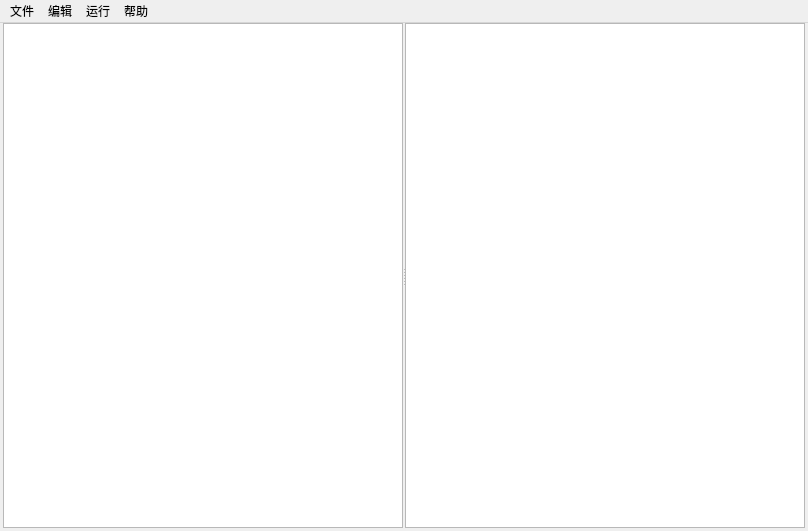
<?xml version="1.0" encoding="UTF-8"?>
<ui version="4.0">
 <class>MainWindow</class>
 <widget class="QMainWindow" name="MainWindow">
  <property name="geometry">
   <rect>
    <x>0</x>
    <y>0</y>
    <width>808</width>
    <height>531</height>
   </rect>
  </property>
  <property name="contextMenuPolicy">
   <enum>Qt::CustomContextMenu</enum>
  </property>
  <property name="windowTitle">
   <string>TaskJ</string>
  </property>
  <property name="windowIcon">
   <iconset>
    <normaloff>resources/images/logo.svg</normaloff>resources/images/logo.svg</iconset>
  </property>
  <widget class="QWidget" name="centralwidget">
   <layout class="QHBoxLayout" name="horizontalLayout_2">
    <property name="leftMargin">
     <number>3</number>
    </property>
    <property name="topMargin">
     <number>0</number>
    </property>
    <property name="rightMargin">
     <number>3</number>
    </property>
    <property name="bottomMargin">
     <number>3</number>
    </property>
    <item>
     <layout class="QVBoxLayout" name="verticalLayout_5">
      <item>
       <widget class="QSplitter" name="splitter">
        <property name="sizePolicy">
         <sizepolicy hsizetype="Preferred" vsizetype="Preferred">
          <horstretch>0</horstretch>
          <verstretch>0</verstretch>
         </sizepolicy>
        </property>
        <property name="minimumSize">
         <size>
          <width>800</width>
          <height>500</height>
         </size>
        </property>
        <property name="baseSize">
         <size>
          <width>0</width>
          <height>0</height>
         </size>
        </property>
        <property name="contextMenuPolicy">
         <enum>Qt::DefaultContextMenu</enum>
        </property>
        <property name="acceptDrops">
         <bool>false</bool>
        </property>
        <property name="inputMethodHints">
         <set>Qt::ImhNone</set>
        </property>
        <property name="midLineWidth">
         <number>0</number>
        </property>
        <property name="orientation">
         <enum>Qt::Horizontal</enum>
        </property>
        <property name="opaqueResize">
         <bool>true</bool>
        </property>
        <property name="handleWidth">
         <number>2</number>
        </property>
        <property name="childrenCollapsible">
         <bool>false</bool>
        </property>
        <widget class="QTableWidget" name="taskList">
         <property name="sizePolicy">
          <sizepolicy hsizetype="Preferred" vsizetype="Preferred">
           <horstretch>0</horstretch>
           <verstretch>0</verstretch>
          </sizepolicy>
         </property>
         <property name="minimumSize">
          <size>
           <width>150</width>
           <height>0</height>
          </size>
         </property>
         <property name="sizeIncrement">
          <size>
           <width>0</width>
           <height>0</height>
          </size>
         </property>
         <property name="baseSize">
          <size>
           <width>0</width>
           <height>0</height>
          </size>
         </property>
         <property name="contextMenuPolicy">
          <enum>Qt::CustomContextMenu</enum>
         </property>
         <property name="styleSheet">
          <string notr="true"/>
         </property>
         <property name="inputMethodHints">
          <set>Qt::ImhNone</set>
         </property>
         <property name="sizeAdjustPolicy">
          <enum>QAbstractScrollArea::AdjustIgnored</enum>
         </property>
         <property name="autoScrollMargin">
          <number>10</number>
         </property>
         <property name="editTriggers">
          <set>QAbstractItemView::NoEditTriggers</set>
         </property>
         <property name="selectionMode">
          <enum>QAbstractItemView::SingleSelection</enum>
         </property>
         <property name="selectionBehavior">
          <enum>QAbstractItemView::SelectRows</enum>
         </property>
         <property name="gridStyle">
          <enum>Qt::NoPen</enum>
         </property>
         <property name="rowCount">
          <number>0</number>
         </property>
         <property name="columnCount">
          <number>2</number>
         </property>
         <attribute name="horizontalHeaderVisible">
          <bool>false</bool>
         </attribute>
         <attribute name="horizontalHeaderCascadingSectionResizes">
          <bool>false</bool>
         </attribute>
         <attribute name="horizontalHeaderMinimumSectionSize">
          <number>25</number>
         </attribute>
         <attribute name="horizontalHeaderDefaultSectionSize">
          <number>150</number>
         </attribute>
         <attribute name="horizontalHeaderHighlightSections">
          <bool>true</bool>
         </attribute>
         <attribute name="horizontalHeaderStretchLastSection">
          <bool>true</bool>
         </attribute>
         <attribute name="verticalHeaderVisible">
          <bool>false</bool>
         </attribute>
         <attribute name="verticalHeaderCascadingSectionResizes">
          <bool>false</bool>
         </attribute>
         <attribute name="verticalHeaderMinimumSectionSize">
          <number>25</number>
         </attribute>
         <attribute name="verticalHeaderDefaultSectionSize">
          <number>25</number>
         </attribute>
         <attribute name="verticalHeaderStretchLastSection">
          <bool>false</bool>
         </attribute>
         <column/>
         <column/>
        </widget>
        <widget class="QTextEdit" name="showLog">
         <property name="sizePolicy">
          <sizepolicy hsizetype="Expanding" vsizetype="Expanding">
           <horstretch>0</horstretch>
           <verstretch>0</verstretch>
          </sizepolicy>
         </property>
         <property name="minimumSize">
          <size>
           <width>200</width>
           <height>0</height>
          </size>
         </property>
         <property name="baseSize">
          <size>
           <width>0</width>
           <height>0</height>
          </size>
         </property>
         <property name="readOnly">
          <bool>true</bool>
         </property>
        </widget>
       </widget>
      </item>
     </layout>
    </item>
   </layout>
  </widget>
  <widget class="QMenuBar" name="menubar">
   <property name="geometry">
    <rect>
     <x>0</x>
     <y>0</y>
     <width>808</width>
     <height>26</height>
    </rect>
   </property>
   <widget class="QMenu" name="menu">
    <property name="title">
     <string>文件</string>
    </property>
    <addaction name="new_create_action"/>
    <addaction name="exit_action"/>
   </widget>
   <widget class="QMenu" name="menu_2">
    <property name="title">
     <string>帮助</string>
    </property>
    <addaction name="clear_log_action"/>
    <addaction name="help_action"/>
   </widget>
   <widget class="QMenu" name="menubianji">
    <property name="title">
     <string>编辑</string>
    </property>
    <addaction name="script_action"/>
   </widget>
   <widget class="QMenu" name="menu_3">
    <property name="title">
     <string>运行</string>
    </property>
    <addaction name="all_stop_action"/>
   </widget>
   <addaction name="menu"/>
   <addaction name="menubianji"/>
   <addaction name="menu_3"/>
   <addaction name="menu_2"/>
  </widget>
  <action name="help_action">
   <property name="text">
    <string>关于</string>
   </property>
   <property name="toolTip">
    <string>关于</string>
   </property>
  </action>
  <action name="new_create_action">
   <property name="text">
    <string>新建</string>
   </property>
   <property name="shortcut">
    <string>Ctrl+N</string>
   </property>
  </action>
  <action name="exit_action">
   <property name="text">
    <string>退出</string>
   </property>
  </action>
  <action name="clear_log_action">
   <property name="text">
    <string>日志清除</string>
   </property>
   <property name="toolTip">
    <string>日志清除</string>
   </property>
  </action>
  <action name="script_action">
   <property name="text">
    <string>脚本</string>
   </property>
   <property name="toolTip">
    <string>脚本</string>
   </property>
   <property name="shortcut">
    <string>Ctrl+Alt+S</string>
   </property>
  </action>
  <action name="all_stop_action">
   <property name="icon">
    <iconset>
     <normaloff>resources/images/stop.svg</normaloff>resources/images/stop.svg</iconset>
   </property>
   <property name="text">
    <string>全部停止</string>
   </property>
   <property name="toolTip">
    <string>全部停止</string>
   </property>
   <property name="shortcut">
    <string>Ctrl+Shift+S</string>
   </property>
  </action>
 </widget>
 <resources/>
 <connections/>
</ui>
